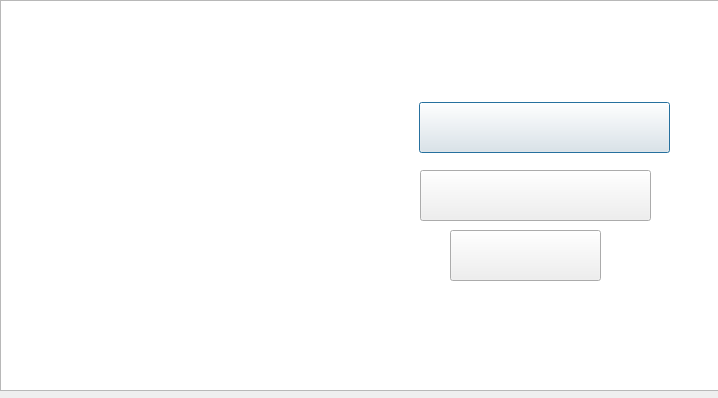
<?xml version="1.0" encoding="UTF-8"?>
<ui version="4.0">
 <class>Intro</class>
 <widget class="QDialog" name="Intro">
  <property name="geometry">
   <rect>
    <x>0</x>
    <y>0</y>
    <width>718</width>
    <height>398</height>
   </rect>
  </property>
  <property name="windowTitle">
   <string>Dialog</string>
  </property>
  <widget class="QGraphicsView" name="graphicsView">
   <property name="geometry">
    <rect>
     <x>0</x>
     <y>0</y>
     <width>721</width>
     <height>391</height>
    </rect>
   </property>
   <property name="styleSheet">
    <string notr="true">border-image: url(:/imagenes/intro.png);</string>
   </property>
  </widget>
  <widget class="QPushButton" name="pushButton">
   <property name="geometry">
    <rect>
     <x>419</x>
     <y>102</y>
     <width>251</width>
     <height>51</height>
    </rect>
   </property>
   <property name="styleSheet">
    <string notr="true">border-image: url(:/imagenes/new.png);</string>
   </property>
   <property name="text">
    <string/>
   </property>
  </widget>
  <widget class="QPushButton" name="pushButton_2">
   <property name="geometry">
    <rect>
     <x>420</x>
     <y>170</y>
     <width>231</width>
     <height>51</height>
    </rect>
   </property>
   <property name="styleSheet">
    <string notr="true">border-image: url(:/imagenes/Load.png);</string>
   </property>
   <property name="text">
    <string/>
   </property>
  </widget>
  <widget class="QPushButton" name="pushButton_3">
   <property name="geometry">
    <rect>
     <x>450</x>
     <y>230</y>
     <width>151</width>
     <height>51</height>
    </rect>
   </property>
   <property name="styleSheet">
    <string notr="true">border-image: url(:/imagenes/exit.png);</string>
   </property>
   <property name="text">
    <string/>
   </property>
  </widget>
 </widget>
 <resources/>
 <connections/>
</ui>
